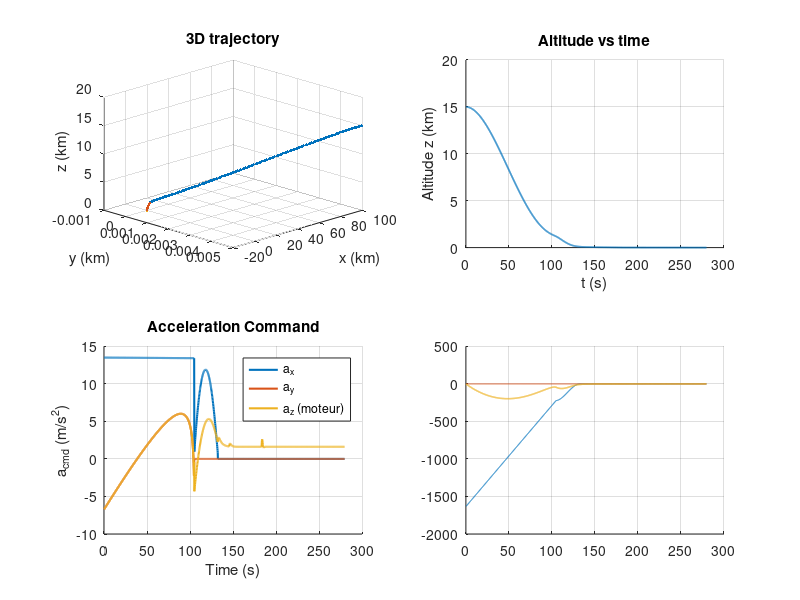

This figure's MATLAB source: (Note: this script raises an error after producing the figure.)
%% Lunar Powered Descent Guidance (2D) — braking, approach, vertical
% Implement the laws of guidance polynomials of the paper: Sostaric & Rea
% - Phase 1 (Braking)
% - Phase 2 (Approach)
% - Phase 3 (Vertical)

clear; clc;

%% ===== General Parameters =====
g_moon = 1.62;        % m/s^2
dt      = 0.2;        % pas d'intégration (s) — peut être augmenté si t_go est long
rng('default');

% Initial State (Start of PHASE 1 - Braking). Adjust for your case.
x0  = 100e3;%m (100,000)        % initial place of the target (m)
z0  = 15e3;%m  (15,000)
y0  = 5;%m 

% Initial Speeds
%vx0 = -1695 %m/s (this is the OG value, updated one from FDS is below)
vx0 = -1633.62;%m/s      % horizontal speed towards the target (m/s) (negative if x decreases)
vz0 = 0;    %m  
vy0 = 0;    %m/s      % vertical descending speed (m/s, negative towards the ground)

% Optional Limits (disable by putting [])
amax_x = [];          % m/s^2  (ex: 5)
amax_z = [];          % m/s^2  (ex: 5)
amax_y = [];

%% ===== Targets and durations for the phase (to adapt) =====
% Phase 1 (Braking) -> conditions relative to the start of the Apollo-like approach
x1_t  = 3e3;   % m (3,000)
y1_t  = 0e3;   % m (0) 
z1_t  = 1.2e3; % m (1,200)

vx1_t = -220;  % m/s  
vy1_t =  0;    % m/s
vz1_t = -45;   % m/s

Tgo1  = max(10, (x1_t - x0) / (0.5*(vx0 + vx1_t))); % s (durée allouée to the phase de freinage)

% Phase 2 (Approach) -> To bring the engine to the vertical of the site at 100 m
x2_t = 0;    % m  (to the vertical of the site)
y2_t = 0;    % m
z2_t = 100;  % m

vx2_t = 0;   % m/s (horizontal cancellation speed)
vy2_t = 0;   % m/s
vz2_t = -8;  % m/s (Target for the entry in the vertical phase)

Tgo2  = max(10, (x2_t - x1_t) / (0.5*(vx1_t + vx2_t)));

ax2_t = 0;           % m/s^2 (Target of the horizontal null acceleration)
ay2_t = 0;
az2_t = 1.2*g_moon;  % m/s^2 (Target of the engine's vertical acceleration ~1.2 g_Lune)

% Phase 3 (Vertical) -> Final Descent (constant)
az3_cmd = 1.2*g_moon; % m/s^2

vx_tol_touch    = 0.5;  % m/s (Horizontal tolerance at landing)
vy_tol_touch    = 0.5;  % m/s
vz_target_touch = -1.0; % m/s (Speed of the Landing Target ~ -1 m/s)

%% ===== Utilitaires =====
clip = @(u,umin,umax) max(min(u,umax),umin);

function [c1, c2] = braking_coeffs(r0, v0, rt, vt, tgo) %Function to calculate the braking coefficients
    c1 = (-2*(vt+2*v0))/tgo + 6*(rt - r0)/(tgo^2);
    c2 = ( 6*(vt+v0))/(tgo^2) - 12*(rt - r0)/(tgo^3);
end

function [c0,c1,c2] = approach_coeffs(r0,v0,rt,vt,at,tgo) %Function to calculate the approach coefficients
    c0 = at - 6*(vt+v0)/tgo + 12*(rt - r0)/(tgo^2);
    c1 = -6*at/tgo + 6*(5*vt + 3*v0)/(tgo^2) - 48*(rt - r0)/(tgo^3);
    c2 =  6*at/(tgo^2) - 12*(2*vt + v0)/(tgo^3) + 36*(rt - r0)/(tgo^4);
end
%% 

% -------- PHASE 1: Braking (a = c1 + c2 t, on applique a_cmd = c1) ------
% Current State
t = 0;

x = x0; 
y = y0; 
z = z0; 

vx = vx0; 
vy = vy0 ; 
vz = vz0;

% Index d'écriture
k = 0;
ax_cmd=-1;

% -------- PHASE 1: Braking --------
tgo = Tgo1;
while (z > z1_t) %Whilst the altitude is greater than the altitude at the end of Phase 1
    [c1x,~] = braking_coeffs(x, vx, x1_t, vx1_t, tgo);
    [c1y,~] = braking_coeffs(y, vy, y1_t, vy1_t, tgo);
    [c1z,~] = braking_coeffs(z, vz, z1_t, vz1_t, tgo);

    ax_cmd = c1x;
    ay_cmd = c1y;
    az_cmd = c1z;

    if ~isempty(amax_x), ax_cmd = clip(ax_cmd,-amax_x,amax_x); end
    if ~isempty(amax_y), ay_cmd = clip(ay_cmd,-amax_y,amax_y); end
    if ~isempty(amax_z), az_cmd = clip(az_cmd,-amax_z,amax_z); end

    % Dynamics
    vx = vx + ax_cmd*dt;
    vy = vy + ay_cmd*dt;
    vz = vz + (az_cmd - g_moon)*dt;
    x  = x  + vx*dt;
    y  = y  + vy*dt;
    z  = z  + vz*dt;

    % Log (sans end+1)
    t = t + dt;  
    tgo = tgo - dt;  
    k = k + 1;

    t_all(k,1) = t;    
    x_all(k,1) = x; 
    y_all(k,1) = y ;  
    z_all(k,1) = z;

    vx_all(k,1)= vx;  
    vy_all(k,1)= vy;  
    vz_all(k,1)= vz;

    ax_all(k,1)= ax_cmd; 
    ay_all(k,1)= az_cmd; 
    az_all(k,1)= az_cmd;
    phase_all(k,1)=1;

    if z <= 0, break; end
end
fprintf('Phase 1 Iterations: %d\n', size(z_all,1));
%% 

% -------- PHASE 2: Approach (a = c0 + c1 t + c2 t^2, on applique a_cmd = c0) --------
tgo = Tgo2;
% Etat courant
while  (z > z2_t)
    % Coeffs séparés par axe
    [c0x,~,~] = approach_coeffs(x, vx, x2_t, vx2_t, ax2_t, tgo);
    [c0y,~,~] = approach_coeffs(y, vy, y2_t, vy2_t, ay2_t, tgo);
    [c0z,~,~] = approach_coeffs(z, vz, z2_t, vz2_t, az2_t, tgo);
    ax_cmd = c0x;  ay_cmd = c0y;  az_cmd = c0z;

    if ~isempty(amax_x), ax_cmd = clip(ax_cmd,-amax_x,amax_x); end
    if ~isempty(amax_y), ay_cmd = clip(ay_cmd,-amax_y,amax_y); end
    if ~isempty(amax_z), az_cmd = clip(az_cmd,-amax_z,amax_z); end

    vx = vx + ax_cmd*dt;   vy = vy + ay_cmd*dt;
    vz = vz + (az_cmd - g_moon)*dt;
    x  = x  + vx*dt;       y  = y  + vy*dt;      z = z + vz*dt;

    t = t + dt; tgo = tgo - dt;
    t_all(end+1,1)=t; x_all(end+1,1)=x; y_all(end+1,1)=y; z_all(end+1,1)=z;
    vx_all(end+1,1)=vx; vy_all(end+1,1)=vy; vz_all(end+1,1)=vz;
    ax_all(end+1,1)=ax_cmd; ay_all(end+1,1)=ay_cmd; az_all(end+1,1)=az_cmd;
    phase_all(end+1,1)=2;

    if z <= 0, break; end
end

fprintf('Phase 2 Iterations: %d\n', size(z_all,1));
%% 

% -------- PHASE 3: Vertical + stratégie DIVERT ----------------------------
% (1) Paramètres inchangés
if ~exist('Kxy','var'),      Kxy = 0.8; end
if ~exist('ax_max','var'),   ax_max = 2.0; end
if ~exist('ay_max','var'),   ay_max = 2.0; end
if ~exist('daz_max','var'),  daz_max = 0.6*g_moon; end
if ~exist('az_cmd_filt','var'), az_cmd_filt = az3_cmd; end

v_td   = -0.1;                 % m/s Target at impact
az_nom = az3_cmd;              % m/s^2 (1.2 g_lune)
az_max = az_nom + daz_max;     % borne de poussée
a_up_max = max(az_max - g_moon, 0.1);  % capacité nette de freinage
alpha_f  = 0.6;                % lissage 0..1

% (2) Table DIVERT (depuis ton tableau)
divert_D   = [25   50    75   100   125   150];      % m
divert_dT  = [-0.9 -0.6  4.0   8.3   11.1  15.4];    % s
divert_dDV = [-0.9  0.6  8.2  15.5   20.3  27.4];    % m/s (info)

% Temps additionnel restant (décroît avec le temps)
dT_hold = 0;    % s
dDV_est = 0;    % m/s (optionnel, pour log)

while z > 0
    % ================== 1) Correcteurs horizontaux ==================
    if z > 50
        vx_lim = 10; vy_lim = 10;      % limites sous 50 m
        ax_cmd = (abs(vx)>vx_lim) * (-Kxy*(abs(vx)-vx_lim)*sign(vx));
        ay_cmd = (abs(vy)>vy_lim) * (-Kxy*(abs(vy)-vy_lim)*sign(vy));
    else
        band = 0.1;                    % bande morte ±0.1 m/s sous 10 m
        ax_cmd = (vx> band)*(-Kxy*(vx-band)) + (vx<-band)*(-Kxy*(vx+band));
        ay_cmd = (vy> band)*(-Kxy*(vy-band)) + (vy<-band)*(-Kxy*(vy+band));
    end
    ax_cmd = clip(ax_cmd,-ax_max,ax_max);
    ay_cmd = clip(ay_cmd,-ay_max,ay_max);

    % ================== 2) Gestion DIVERT (distance latérale) ========
    D = hypot(x,y);                                   % m
    dT_target = interp1(divert_D, divert_dT, D, 'linear','extrap');
    dDV_target = interp1(divert_D, divert_dDV, D, 'linear','extrap');

    % On ne “raccourcit” jamais la descente : on ne retient que ΔT>0
    dT_target = max(0, dT_target);
    % On mémorise le besoin de temps max observé et on le consomme peu à peu
    dT_hold = max(dT_hold, dT_target);
    dDV_est = max(dDV_est, max(0,dDV_target));       % info (non utilisé en boucle)

    % Estimation grossière du temps-restant (sert à normaliser l’allongement)
    tgo_est = z / max(0.5, -vz + 0.1);               % s, robuste si vz≈0
    slow_factor = 1 + min(0.8, dT_hold / max(5, tgo_est));   % ≤ +80% de τ

    % ================== 3) Profil vertical v_ref(z) ==================
    v_env = -sqrt(max(v_td^2 + 2*a_up_max*max(z,0), 0));   % enveloppe stoppable
    if     z > 200, v_cap = v_env;
    elseif z > 50,  v_cap = max(v_env, -2);   % limite de vitesse intermédiaire
    elseif z > 10,  v_cap = max(v_env, -1);
    else            v_cap = max(v_env, v_td); % converge vers -0.2 m/s
    end
    v_ref = v_cap;

    % Constante de temps de base (plus ferme en bas), puis “étirée” par DIVERT
    if     z > 200, tau = 12.0;
    elseif z > 100, tau = 6.0;
    elseif z > 50,  tau = 4.0;
    elseif z > 20,  tau = 2.0;
    elseif z > 10,  tau = 1.0;
    else            tau = 0.5;
    end
    tau = tau * slow_factor;     % <<< on achète du temps pour le DIVERT

    % Accélération nette désirée & poussée commandée
    a_net_des = (v_ref - vz)/tau;                   % m/s^2
    az_cmd_raw = g_moon + a_net_des;                % m->poussée
    az_cmd_raw = clip(az_cmd_raw, 0, az_max);
    az_cmd = alpha_f*az_cmd_filt + (1-alpha_f)*az_cmd_raw;
    az_cmd_filt = az_cmd;

    % ================== 4) Intégration + log =========================
    vx = vx + ax_cmd*dt;   vy = vy + ay_cmd*dt;
    vz = vz + (az_cmd - g_moon)*dt;
    x  = x  + vx*dt;       y  = y  + vy*dt;        z = z + vz*dt;

    t = t + dt;
    t_all(end+1,1)=t; x_all(end+1,1)=x; y_all(end+1,1)=y; z_all(end+1,1)=z;
    vx_all(end+1,1)=vx; vy_all(end+1,1)=vy; vz_all(end+1,1)=vz;
    ax_all(end+1,1)=ax_cmd; ay_all(end+1,1)=ay_cmd; az_all(end+1,1)=az_cmd;
    phase_all(end+1,1)=3;

    % On consomme le stock de temps “acheté”
    dT_hold = max(0, dT_hold - dt);
end

% Corriger dernier point au sol
if z_all(end) < 0, z_all(end) = 0; end

% (optionnel) trace console de la stratégie adoptée
fprintf('\n[DIVERT] D = %.1f m → ΔT Target ≈ %.1f s, ΔV add. ≈ %.1fm/s (tab)\n', ...
        D, dT_target, dDV_target);

%% ===== ΔV & G en 3D =====
idx = (phase_all > 0);
a_thrust = sqrt(ax_all(idx).^2 + ay_all(idx).^2 + az_all(idx).^2);
dv_step  = a_thrust * dt;
DV_total = sum(dv_step);
DV_P1 = sum(dv_step(phase_all(idx)==1));
DV_P2 = sum(dv_step(phase_all(idx)==2));
DV_P3 = sum(dv_step(phase_all(idx)==3));
fprintf('\nΔV total = %.1fm/s  (P1 = %.1f, P2 = %.1f, P3 = %.1f)\n', DV_total, DV_P1, DV_P2, DV_P3);

g0 = 9.80665;
G_prop = sqrt(ax_all.^2 + ay_all.^2 + az_all.^2) / g0;
[maxG, iG] = max(G_prop);
fprintf('\nMax proper G = %.2f g at t = %.1f s (phase %d)\n', maxG, t_all(iG), phase_all(iG));

% Max par phase
for p = 1:3
    idx = (phase_all == p);
    if any(idx)
        [mx, ii] = max(G_prop(idx));
        tmx = t_all(find(idx,1,'first') + ii - 1);
        fprintf('  Phase %d : max = %.2fg at t = %.1fs\n', p, mx, tmx);
    end
end

%stop;
%% ===== Plots =====
figure('Name','3D Trajectory');
subplot(2,2,1); hold on; grid on;
plot3(x_all/1000, y_all/1000, z_all/1000, 'Color',[0.4 0.4 0.4]); 
ph_colors = lines(3);
for ph=1:3
    idxp = (phase_all==ph);
    plot3(x_all(idxp)/1000, y_all(idxp)/1000, z_all(idxp)/1000, '.', 'Color', ph_colors(ph,:), 'MarkerSize', 6);
end
set(gca,'XDir','reverse'); xlabel('x (km)'); ylabel('y (km)'); zlabel('z (km)');
title('3D trajectory'); view(135,25);

subplot(2,2,2); hold on; grid on;
plot(t_all, z_all/1000, 'LineWidth',1.2);
xlabel('t (s)'); ylabel('Altitude z (km)'); title('Altitude vs time');

% 3) Accélérations commandées
subplot(2,2,3); hold on; grid on;
plot(t_all, ax_all, 'LineWidth',1.5);
plot(t_all, ay_all, 'LineWidth',1.5);
plot(t_all,az_all, 'LineWidth',1.5);
xlabel('Time (s)'); ylabel('a_{cmd} (m/s^2)');
title('Acceleration Command');
legend('a_x','a_y','a_z (moteur)','Location','best');


subplot(2,2,4); hold on; grid on;
plot(t_all, vx_all, t_all, vy_all, t_all, vz_all, 'LineWidth',1.1);
yline(0,'--'); xlabel('t (s)'); ylabel('V (m/s)'); title('Speed'); legend('v_x','v_y','v_z');

fprintf('\n--- Touchdown ---\n');
fprintf('t=%.1f s | x=%.1f m | y=%.1f m | z=%.2f m | vx=%.2f | vy=%.2f | vz=%.2f m/s\n', ...
    t_all(end), x_all(end), y_all(end), z_all(end), vx_all(end), vy_all(end), vz_all(end));

%% ===== Angle de poussée vs surface / verticale =====
% Vecteur de poussée en coordonnées monde (tes a_cmd enregistrés)
Tnorm = sqrt(ax_all.^2 + ay_all.^2 + az_all.^2);

% Angle avec la verticale (surface normale = +z)
ang_vert = nan(size(Tnorm));                     % [deg]
mask = Tnorm > 1e-9;                             % évite division par 0
ang_vert(mask) = acosd( az_all(mask) ./ Tnorm(mask) );

% Angle par rapport à la surface (plan horizontal)
ang_surface = 90 - ang_vert;                     % [deg], 0° = à plat, 90° = vertical

% (option) azimut de la poussée dans le plan horizontal
azimut_deg = atan2d(ay_all, ax_all);             % [-180,180]

% Stats utiles
[maxTilt, iMax] = max(ang_surface);
fprintf('Tilt max vs surface = %.2f deg à t = %.1f s, z = %.1f m (phase %d)\n', ...
        maxTilt, t_all(iMax), z_all(iMax), phase_all(iMax));

% Sauvegarde pour réutilisation
ang_vert_all    = ang_vert;
ang_surface_all = ang_surface;
azimut_all      = azimut_deg;

% Tracés rapides
figure('Name','Orientation de poussée');
subplot(3,1,1); grid on; plot(t_all, ang_vert, 'LineWidth',1.2);
ylabel('Angle à la verticale (deg)'); title('Poussée vs verticale/surface/azimut');

subplot(3,1,2); grid on; plot(t_all, ang_surface, 'LineWidth',1.2);
ylabel('Angle vs surface (deg)');

subplot(3,1,3); grid on; plot(t_all, azimut_deg, 'LineWidth',1.2);
ylabel('Azimut (deg)'); xlabel('t (s)');

%% ================== ANIMATION 3D DE LA DESCENTE (avec sol luniare) ======
% Utilise t_all, x_all, y_all, z_all, phase_all

Xkm = x_all/1000;  Ykm = Xkm;  Zkm = z_all/1000;
N   = numel(t_all);

% --- Paramètres d'animation ---
realtime_factor = 6;
update_every    = 2;
z_zoom_start_km = 0.20;
zoom_frames     = 40;
tail_for_roi    = 300;

% --- Figure / axes ---
fig = figure('Name','Animation 3D'); ax = axes(fig); hold(ax,'on'); grid(ax,'on');
view(ax,135,25); set(ax,'XDir','reverse'); axis(ax,'vis3d');
xlabel(ax,'x (km)'); ylabel(ax,'y (km)'); zlabel(ax,'z (km)');

% Limites globales initiales (robustes, ET plancher z=0)
xlim(ax, safeLimitsKM(Xkm, 0.5));
ylim(ax, safeLimitsKM(Ykm, 0.5));
zlim(ax, safeZLimitsKM(Zkm, 0.2));    % <-- jamais < 0

% ================= Sol texturé (z=0) =================
% Essaie 'Lunar_surface.png' puis .jpg/.jpeg ; sinon damier de secours
img = [];
for ext = ["png","jpg","jpeg"]
    fn = ['Lunar_surface.' + ext];
    if exist(fn,'file'), img = imread(fn); break; end
end
if isempty(img)
    cb  = uint8(255*checkerboard(16,4,4));
    img = cat(3,cb,cb,cb);
end

xg = safeLimitsKM(Xkm, 0.5);
yg = safeLimitsKM(Ykm, 0.5);

dx = diff(xg);                % = xg(2)-xg(1)
dy = diff(yg);                % = yg(2)-yg(1)

xg = xg + 0.25*[-dx dx];      % marge 25%
yg = yg + 0.25*[-dy dy];
[Xt,Yt] = meshgrid([xg(1) xg(2)], [yg(1) yg(2)]);
Zt = zeros(2);   % z=0 (km)
hGround = surface(ax, Xt, Yt, Zt, img, ...
    'FaceColor','texturemap', 'EdgeColor','none', 'HandleVisibility','off');

% Traces animées par phase
cols = lines(3);
hAL(1) = animatedline('Parent',ax,'Color',cols(1,:),'LineWidth',2);
hAL(2) = animatedline('Parent',ax,'Color',cols(2,:),'LineWidth',2);
hAL(3) = animatedline('Parent',ax,'Color',cols(3,:),'LineWidth',2);

% Véhicule (marqueur)
[shipT, shipPatch, shipScaleKM] = loadShipModel(ax, 'Apollo Lunar Module.stl');  
lighting(ax,'gouraud'); material(shipPatch,'metal'); camlight(ax,'headlight');
vis_scale = 5000;        % <<< AGRANDISSEMENT VISUEL (x5000)
z_eps     = 0.003;     % 3 m en km : évite la fusion avec le sol (z-fighting)

% Cibles de zoom (calculées sur la fin)
k_zoom = find(Zkm <= z_zoom_start_km, 1, 'first');  if isempty(k_zoom), k_zoom = N; end
roi_idx   = max(1, N-tail_for_roi):N;
xlim_tgt  = safeLimitsKM(Xkm(roi_idx), 0.2);
ylim_tgt  = safeLimitsKM(Ykm(roi_idx), 0.2);
zlim_tgt  = safeZLimitsKM(Zkm(roi_idx), 0.35);   % <-- jamais < 0

did_zoom = false;  tic;
for k = 1:update_every:N
    ph = phase_all(k);  if ph<1 || ph>3, ph = 1; end

    addpoints(hAL(ph), Xkm(k), Ykm(k), Zkm(k));
    % Pose du modèle : translation + yaw (direction de la vitesse horizontale)
    yaw = atan2(vy_all(k), vx_all(k));           % orientation simple
    T  = makehgtform('translate', [Xkm(k) Ykm(k) Zkm(k)]);
    Rz = makehgtform('zrotate',   yaw);
    S  = makehgtform('scale',     shipScaleKM*vis_scale);  % m -> km (échelle du modèle)
    shipT.Matrix = T * Rz * S;        
    title(ax, sprintf('t = %.1f s   z = %.0f m', t_all(k), z_all(k)));

    % Zoom une seule fois quand on passe sous z_zoom_start_km
    if ~did_zoom && k >= k_zoom
        did_zoom = true;
        x0 = xlim(ax); y0 = ylim(ax); z0 = zlim(ax);
        for s = 1:zoom_frames
            a = s/zoom_frames;
            xlim(ax, (1-a)*x0 + a*xlim_tgt);
            ylim(ax, (1-a)*y0 + a*ylim_tgt);
            zNew = (1-a)*z0 + a*zlim_tgt;    % clamp plancher 0 au cas où
            zNew(1) = max(zNew(1), 0);
            zlim(ax, zNew);
            drawnow limitrate;
        end
    end

    drawnow limitrate;

    % cadence d’animation ~ temps simulé / realtime_factor
    if k>1
        dt_vis = (t_all(k) - t_all(k-update_every))/realtime_factor;
        if dt_vis > 0, pause(min(dt_vis, 0.05)); end
    end
end

% Marqueurs Start / Touchdown
plot3(ax, Xkm(1),Ykm(1),Zkm(1), 'ko','MarkerFaceColor','k');
plot3(ax, Xkm(end),Ykm(end),Zkm(end), 'ks','MarkerFaceColor','k');
text(Xkm(end),Ykm(end),Zkm(end), '  Touchdown','Parent',ax,'VerticalAlignment','top');
legend(ax,{'Braking','Approach','Vertical'},'Location','best');


%% ================== FIN ANIMATION 3D =====================================

% ---------- Utils ---------------------------------------------------------
function lim = safeLimitsKM(v, minSpan)
% [lo hi] (km) robuste ; ajoute marge et gère cas min==max
    v = v(isfinite(v));
    if isempty(v), lim = [-minSpan/2, minSpan/2]; return; end
    lo = min(v); hi = max(v); span = hi-lo;
    if span < max(minSpan, eps)
        mid = 0.5*(lo+hi); half = max(minSpan/2, 1e-6);
        lim = [mid-half, mid+half];
    else
        pad = 0.10*span; lim = [lo-pad, hi+pad];
    end
end

function lim = safeZLimitsKM(vz, minSpan)
% Comme safeLimitsKM mais IMPOSE lim(1)=0 (on ne montre pas z<0)
    vz = vz(isfinite(vz));
    if isempty(vz), lim = [0, minSpan]; return; end
    hi = max([0; vz]);    % inclut 0
    span = hi - 0;
    if span < max(minSpan, eps)
        hi = max(minSpan, 1e-6);
    else
        hi = hi*(1+0.10); % 10% marge
    end
    lim = [0, hi];
end

function [hT, hP, scale_km] = loadShipModel(ax, filename)
% Charge un modèle 3D (STEP/STP ou STL) et le place dans un hgtransform.
% Retourne: hT (transform), hP (patch), scale_km (échelle km/cohérente avec tes axes).
%
% Hypothèse courante : les fichiers STEP/STL sont en METRES -> on convertit en km.

    [~,~,ext] = fileparts(filename);
    if isempty(ext)
        cand = ["step","stp","stl"];
        for e = cand
            f = filename + "." + e;
            if exist(f,'file'), filename = f; ext = "."+e; break; end
        end
    end
    ext = lower(ext);
    hT = hgtransform('Parent', ax);
    scale_km = 1e-3;                         % m -> km

    switch ext
        case {'.step','.stp'}
            if ~exist('importGeometry','file')
                error(['importGeometry (PDE Toolbox) requis pour STEP/STP. ', ...
                       'Convertis en STL si tu ne l’as pas.']);
            end
            mdl = createpde();
            importGeometry(mdl, filename);    % lit le STEP
            msh = generateMesh(mdl,'GeometricOrder','linear');  % maillage surface
            V = (msh.Nodes.' ) * 1e-3;        % m -> km
            F = (msh.Elements(1:3,:).').';
            hP = patch('Parent',hT, 'Faces',F, 'Vertices',V, ...
                       'FaceColor',[0.82 0.84 0.88], 'EdgeColor','none');
        case '.stl'
            if exist('stlread','file')
                TR = stlread(filename);       % R2018b+ ou File Exchange
                V  = TR.Points * 1e-3;        % m -> km
                F  = TR.ConnectivityList;
                hP = patch('Parent',hT, 'Faces',F, 'Vertices',V, ...
                           'FaceColor',[0.82 0.84 0.88], 'EdgeColor','none');
            else
                error('stlread indisponible. Utilise un STEP (PDE) ou ajoute stlread.');
            end
        otherwise
            error('Extension non supportée: %s (utilise .step/.stp/.stl)', ext);
    end
end
